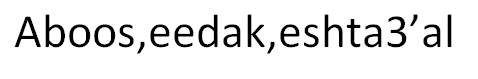
//> input picture scrn2.png, 478 x 79 px
$ ./main scrn2.png   (built with g++ and OpenCV 4)
//> lines starting //> are read from the running program, lines starting //| are printed output that depends on the picture; after the words box and inside, x2 and y2 are one past the last pixel; in counts of white or black regions, pixels touching at a corner belong together; pictures that were not available may be replaced by others from this repository, and a replacement may not be noted
### CCL_code.h
#ifndef CCL_H
#define CLL_H

#include <opencv2/opencv.hpp>

#define FORE_THRESH 100
#define NEAR_BLOB   30

struct Blob{
    int minY, maxY,
    minX, maxX;
    int blob_number;
    int size;
	bool operator < (const Blob& x){
		return (minX < x.minX);
	}
	int height(){
		return maxY - minY;
	}
	int width(){
		return maxX - minX;
	}
	int average(){
		return (minX + maxX)/2;
	}
}myBlob;

// [4 lines left out: function printImg, not called in this run]

int mod(int x, int k){
    int temp = x%k;
    if(temp < 0) temp = x + k;

    return temp;
}

void smoothTran(const cv::Mat &image, cv::Mat& result){

    std::cout << "=>Smoothing Image...";
    int x = image.rows;
    int y = image.cols;
    float pixel = 0;

    result = image;

    const int kx = 3, ky = 3;
    float kernel[kx][ky] = {
        {1/9.0, 1/9.0, 1/9.0},
        {1/9.0, 1/9.0, 1/9.0},
        {1/9.0, 1/9.0, 1/9.0},
    }; //blur image using average filter 3x3

    //the use of mod is to not go out of bound
    for(int i = 0; i < x; i++){
        for(int j = 0; j < y; j++){
            for(int i2 = - 1; i2 <= kx/2; i2++){
                for(int j2 = - 1; j2 <= ky/2; j2++){
                    pixel += float(image.at<uchar>(mod(i + i2, x - 1), mod(j + j2, y - 1))) * kernel[i2 + 1][j2 + 1];
                }
            }
            result.at<uchar>(i, j) = pixel;
            pixel = 0;
        }
    }
    std::cout << "Done!\n";
}

void doBinary(cv::Mat &image){
    std::cout << "=>Converting Image to binary...";
    for(int i = 0; i < image.rows; i++){
        for(int j = 0; j < image.cols; j++){
            uchar *pixel = &image.at<uchar>(i, j);
            if(*pixel < FORE_THRESH) *pixel = 255;
            else *pixel = 0;
        }
    }
	std::cout << "Done!\n";
}

void updateAccum(int a, int b, int x, int y, std::vector<std::vector<int>>& vec){
    for(int i = 0; i < vec.size(); i++){
        for(int j = 0; j < vec[i].size(); j++){
            if(vec[i][j] == b) vec[i][j] = a;
        }
    }
}

void CCL(const cv::Mat& image, std::vector<std::vector<int>>& accum){

    std::cout << "=>Doing CCL...";

    int blobCount = 0;

    accum.resize(image.rows);
    for(int i = 0; i < accum.size(); i++){
        accum[i].resize(image.cols);
    }

    for(int i = 0; i < accum.size(); i++){
        for(int j = 0; j < accum[i].size(); j++)
            accum[i][j] = 0;
    }

    for(int i = 1; i < image.rows; i++){
        for(int j = 1; j < image.cols; j++){
            uchar pixel_current = image.at<uchar>(i, j);
            if(pixel_current == 0) continue;

            uchar pixel_left = image.at<uchar>(i - 1,j), pixel_up = image.at<uchar>(i, j - 1);

            //case no surrounding foreground
            if(pixel_left != 0)
                accum[i][j] = accum[i - 1][j];
            if(pixel_up != 0){
                if(accum[i][j] != 0){
                    int min = std::min(accum[i-1][j], accum[i][j-1]);
                    int max = std::max(accum[i-1][j], accum[i][j-1]);
                    accum[i][j] = min;
                    if(min != max){
                        //updateEquiTable(min, max, equiTable);
                        updateAccum(min, max, i, j, accum);
                    }
                }else{
                    accum[i][j] = accum[i][j - 1];
                }
            }
            if(accum[i][j] == 0){ //still not assigned, so create new blob.
                blobCount++;
                /*std::vector<int> blob_number;
                blob_number.push_back(blobCount);
                equiTable.push_back(blob_number);*/
                accum[i][j] = blobCount;
            }
        }
    }
    std::cout << "Done!\n";
}

int checkBlob(int a, const std::vector<Blob>& vec){
    for(int i = 0; i < vec.size(); i++){
        if(a == vec[i].blob_number) return i;
    }
    return - 1;
}

int createBlobs(const std::vector<std::vector<int>>& accum, std::vector<Blob>& vecBlobs){
    //bool flag = false;
    std::cout << "=>Creating Blobs...";
    int blobCount = 0;
    Blob blob;
    for(int i = 0; i < accum.size(); i++){
        for(int j = 0; j < accum[i].size(); j++){
            if(accum[i][j] == 0) continue;

            int exist = checkBlob(accum[i][j], vecBlobs);
            if(exist == - 1){
                blob.blob_number = accum[i][j];

                blob.minY = i;
                blob.maxY = i;
                blob.minX = j;
                blob.maxX = j;

                //std::cout << "First Point: " << cv::Point(j, i) << '\t';

                blob.size = 1;
                vecBlobs.push_back(blob);
                blobCount++;
            }else{
                if(vecBlobs[exist].minX > j){
                    vecBlobs[exist].minX = j;
                    //std::cout << "y_minX: " << cv::Point(j, i) << '\t';
                }
                if(vecBlobs[exist].maxX < j){
                    vecBlobs[exist].maxX = j;
                    //std::cout << "y_maxX: " << cv::Point(j, i) << '\t';
                }
                if(vecBlobs[exist].minY > i){
                    vecBlobs[exist].minY = i;
                    //std::cout << "x_minY: " << cv::Point(j, i) << '\t';
                }
                if(vecBlobs[exist].maxY < i){
                    vecBlobs[exist].maxY = i;
                    //std::cout << "x_maxY: " << cv::Point(j, i) << '\t';
                }
                //vecBlobs[exist].endPoint = cv::Point(j, i);
                vecBlobs[exist].size += 1;
            }
        }
    }
    std::cout << " Blob Count: " << blobCount << " Done!\n";
    return blobCount;
}

void createLetters(const std::vector<std::vector<int>>& accum, const std::vector<Blob>& vecBlobs, std::vector<cv::Mat>& letters){
	std::cout << "=>Filing the letters vector...";
    for(int i = 0; i < vecBlobs.size(); i++){
        int w_min, l_min, w_max, l_max;
        int l, w;

        l_min = vecBlobs[i].minY;
        l_max = vecBlobs[i].maxY;
        w_min = vecBlobs[i].minX;
        w_max = vecBlobs[i].maxX;
        l = l_max - l_min + 1;
        w = w_max - w_min + 1;

        cv::Mat temp(l, w, CV_LOAD_IMAGE_GRAYSCALE);
        for(int j = 0; j < l; j++){
            for(int k = 0; k < w; k++){

                int z = accum[j + l_min][k + w_min];
                if( z > 0)
                    temp.at<uchar>(j, k) = 0;
                else
                    temp.at<uchar>(j, k) = 255;
            }
        }
        letters.push_back(temp);
    }
	std::cout << "Done!\n";
}

int drawRect(cv::Mat& image, std::vector<Blob>& b){
    //bool flag = false;
    std::cout << "=>Finding Corners...";
	int maxHeight = 0;
    // [10 lines of commented-out code are left out]

	for(int i = 0; i < b.size(); i++){
        // [4 lines of commented-out code are left out]

        cv::rectangle(image, cv::Point(b[i].minX, b[i].minY), cv::Point(b[i].maxX, b[i].maxY), cv::Scalar(0, 0, 255));
    }

    std::cout << "Done!\n";
    return maxHeight;
}

void mergeBlobs(std::vector<Blob>& blobs){
	for(int i = 0; i < blobs.size() - 1; i++){
		int av = blobs[i].average();
		for(int j= 0; j<blobs.size(); j++)
			if(j != i)
				if((blobs[i].minX >= blobs[j].minX && blobs[i].minX <= blobs[j].maxX)
						|| (blobs[i].maxX >= blobs[j].minX && blobs[i].maxX < blobs[j].maxX)
						|| av > blobs[j].minX && av < blobs[j].maxX)
					if(blobs[i].minY < blobs[j].minY){			//current blob over next one
						if(abs(blobs[i].maxY - blobs[j].minY) <= NEAR_BLOB){			//blobs are close enough
							blobs[i].maxY = blobs[j].maxY;
							if(blobs[j].minX < blobs[i].minX)
								blobs[i].minX = blobs[j].minX;
							if(blobs[j].maxX > blobs[i].maxX)
								blobs[i].maxX = blobs[j].maxX;
							blobs.erase(blobs.begin() + j);
							break;
						}
					}
					else{
						if(abs(blobs[i].minY - blobs[j].maxY) <= NEAR_BLOB){			//blobs are close enough
							blobs[i].minY = blobs[j].minY;
							if(blobs[j].minX < blobs[i].minX)
								blobs[i].minX = blobs[j].minX;
							if(blobs[j].maxX > blobs[i].maxX)
								blobs[i].maxX = blobs[j].maxX;
							blobs.erase(blobs.begin() + j);
							break;
						}
					}
	}
}

#endif

### main.cpp
//
//  main.cpp
//  Vision_project
//
//  Created by Mahmoud Khodary on 12/1/15.
//  Copyright (c) 2015 Mahmoud Khodary. All rights reserved.
//

#include <iostream>
#include <fstream>
#include "CCL_code.h"
#include <vector>

#define LINE_THRESH 50

using namespace std;

struct Font{
	string name;
	int ch_count;
};

struct bvec{
	vector<Blob> v;
	bool operator < (const bvec& x){
		return (v[0].minY < x.v[0].minY);
	}
};

vector<cv::Mat> visionize(cv::Mat, bool, string, int);
int matchWindows(cv::Mat&, cv::Mat&);
void matchLetters(vector<cv::Mat>&, vector<cv::Mat>&, string&, int);
int minIndex(int[], int);
void init_templates(vector<cv::Mat>&, string, int);
void read_from_file(string, vector<Font>&);
void write_to_file(string, vector<Font>&);

void sortLines(vector<Blob>& blobs){
	vector<bvec> sorted;
	for(int i=0; i<blobs.size(); i++){

		int liny = blobs[i].maxY;
		bvec line_vec;						//the vector which has all objects on the same line
		line_vec.v.push_back(blobs[i]);
		blobs.erase(blobs.begin() + i);
		i--;

		for(int j=0; j<blobs.size(); j++){			//removes blobs in the same line from the blobs vector and inserts them in the line vec
			if(abs(blobs[j].maxY - liny) <= LINE_THRESH){
				line_vec.v.push_back(blobs[j]);
				blobs.erase(blobs.begin()+j);
				j--;
			}
		}

		sort(line_vec.v.begin(), line_vec.v.end());
		//for(int j=0; j<line_vec.size(); j++)
			//sorted.push_back(line_vec[j]);
		sorted.push_back(line_vec);

	}
	vector<Blob> results;
	sort(sorted.begin(), sorted.end());
	for(int i=0; i<sorted.size(); i++){
		for(int j=0; j<sorted[i].v.size(); j++){
			results.push_back(sorted[i].v[j]);
		}
	}
	blobs = results;
}

int main(int argc, const char * argv[]) {

	vector<cv::Mat> letters;
	vector<cv::Mat> templates;
	vector<Font> fonts;
	cv::Mat imColor;
	string result;

	if( argc != 2)
    {
		cout <<" No image argument is given to the program" << endl;
		system("pause");
		return -1;
	}
    cout << "Program has started!\n";

	imColor = cv::imread(argv[1], CV_LOAD_IMAGE_COLOR);
//> imColor is the input picture: 79 rows x 478 cols, CV_8UC3; min 0, max 255, mean 230.9

	if(! imColor.data )                              // Check for invalid input
    {
        cout <<  "Could not open or find the image" << std::endl ;
		system("pause");
        return -1;
    }

	cout << "Please choose one of the following options:\n"<<
			"1. Carry out OCR using one of the existing fonts\n"<<
			"2. Import a new font for OCR\n";

	int choice;
	cin >> choice;
//> the answer given: 4
	bool import = choice-1;

	read_from_file("templates/Fonts.txt", fonts);
	string templates_dir;

	if(import){
		cout << "Please enter the name of the new font:\n";
		string input;
		cin >> input;
//> the answer given: scrn3.png
		templates_dir = "templates/" + input;

		Font temp;
		temp.name = input;
		temp.ch_count = 0;

		for(int i=0; i<3; i++){
			string samples[3] = {"templates/ASCII_1.png", "templates/ASCII_2.png", "templates/ASCII_3.png"};
			imColor = cv::imread(samples[i], CV_LOAD_IMAGE_COLOR);

			if(! imColor.data )                              // Check for invalid input
			{
				cout <<  "Could not open or find the image" << std::endl ;
				system("pause");
				return -1;
			}
			letters = visionize(imColor, import, templates_dir, temp.ch_count);				//save image templates in their designated folder
//> after the loop in smoothTran, `for(int i = 0; i < x; i++)`:
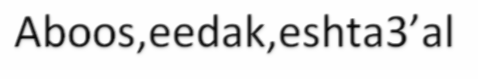
//> result: 79 rows x 478 cols, CV_8UC1; min 5, max 254, mean 229.9
//> after the loop in smoothTran, `for(int i = 0; i < x; i++)`: pixel = 0
//> after the loop in doBinary, `for(int i = 0; i < image.rows; i++)`:
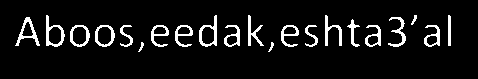
//> image: 79 rows x 478 cols, CV_8UC1; 7.6% white; 21 white regions, largest, box (x1, y1, x2, y2) and area: (46, 15, 65, 47) 209, (15, 17, 40, 46) 208, (199, 15, 217, 47) 205
//> in CCL, `accum.resize(image.rows);`: accum = 79 items
//> the loop in CCL, `for(int i = 0; i < accum.size(); i++)` made 79 passes
//> the loop in CCL, `for(int i = 1; i < image.rows; i++)` made 78 passes
//> blobCount on passes 1 to 12: 0, 0, 0, 0, 0, 0, 0, 0, 0, 0, 0, 0
//> after the loop in CCL, `for(int i = 1; i < image.rows; i++)`: blobCount = 160
//> in visionize, `CCL(imBinary, accum);`: accum = 79 items
//> the loop in createBlobs, `for(int i = 0; i < accum.size(); i++)` made 79 passes
//> after the loop in createBlobs, `for(int i = 0; i < accum.size(); i++)`: vecBlobs = 21 items; blobCount = 21
//|  Blob Count: 21 Done!
//> in visionize, `createBlobs(accum, vecBlobs);`: vecBlobs = 21 items
//> the loop in mergeBlobs, `for(int i = 0; i < blobs.size() - 1; i++)` made 20 passes
//> av on passes 1 to 12: 55, 207, 255, 333, 413, 449, 27, 396, 353, 79, 104, 126
//> the loop in sortLines, `for(int i=0; i<blobs.size(); i++)` made 1 pass
//> liny on pass 1: 46
//> after the loop in sortLines, `for(int i=0; i<blobs.size(); i++)`: blobs = 0 items
//> the loop in drawRect, `for(int i = 0; i < b.size(); i++)` made 21 passes
//> after the loop in drawRect, `for(int i = 0; i < b.size(); i++)`:
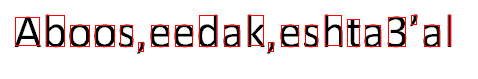
//> image: 79 rows x 478 cols, CV_8UC3; 4.06% of pixels changed, all inside (x1, y1, x2, y2) = (15, 15, 451, 52)
//> the loop in createLetters, `for(int i = 0; i < vecBlobs.size(); i++)` made 21 passes
//> (l_min, l_max, w_min, w_max, l, w) on passes 1 to 12: (17, 45, 15, 39, 29, 25), (15, 46, 46, 64, 32, 19), (25, 46, 70, 89, 22, 20), (25, 46, 95, 114, 22, 20), (25, 46, 120, 132, 22, 13), (42, 51, 138, 143, 10, 6), (25, 46, 151, 168, 22, 18), (25, 46, 175, 192, 22, 18), (15, 46, 199, 216, 32, 18), (25, 46, 224, 239, 22, 16), (15, 45, 248, 263, 31, 16), (42, 51, 268, 273, 10, 6)
//> in visionize, `createLetters(accum, vecBlobs, letters);`:
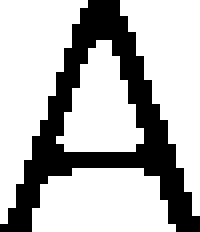
//> letters[0]: 29 rows x 25 cols, CV_8UC1 (shown 8 times larger); 71.3% white; 1 black region, box (x1, y1, x2, y2) and area: (0, 0, 25, 29) 208
//> in visionize, `createLetters(accum, vecBlobs, letters);`:
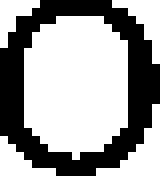
//> letters[2]: 22 rows x 20 cols, CV_8UC1 (shown 8 times larger); 62.5% white; 1 black region, box (x1, y1, x2, y2) and area: (0, 0, 20, 22) 165
//> the loop in visionize, `for(int i = 0; i < letters.size(); i++)` made 21 passes
			temp.ch_count += letters.size();
//> temp.ch_count = 21
		}
//> pass 2 of the loop `for(int i=0; i<3; i++)`:
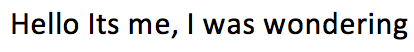
//> input picture scrn3.png, 414 x 52 px, given in place of ASCII_2.png, which was not available
//> imColor is the input picture: 52 rows x 414 cols, CV_8UC3; mean B, G, R 225.7, 225.5, 225.6
//> imGrayscale: 52 rows x 414 cols, CV_8UC1
//> after the loop in doBinary (call 2), `for(int i = 0; i < image.rows; i++)`:
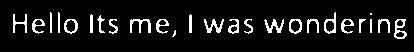
//> image: 52 rows x 414 cols, CV_8UC1; 8.5% white in thin lines or dots, all inside (x1, y1, x2, y2) = (13, 12, 407, 39)
//> the loop in CCL (call 2), `for(int i = 0; i < accum.size(); i++)` made 52 passes
//> the loop in CCL (call 2), `for(int i = 1; i < image.rows; i++)` made 51 passes
//> the loop in createBlobs (call 2), `for(int i = 0; i < accum.size(); i++)` made 52 passes
//|  Blob Count: 25 Done!
//> the loop in mergeBlobs (call 2), `for(int i = 0; i < blobs.size() - 1; i++)` made 23 passes
//> av on passes 1 to 8: 50, 58, 329, 370, 19, 91, 190, 100
//> the loop in sortLines (call 2), `for(int i=0; i<blobs.size(); i++)` made 1 pass
//> liny on pass 1: 32
//> the loop in drawRect (call 2), `for(int i = 0; i < b.size(); i++)` made 24 passes
//> after the loop in drawRect (call 2), `for(int i = 0; i < b.size(); i++)`:
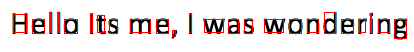
//> image: 52 rows x 414 cols, CV_8UC3; 5.5% of pixels changed, all inside (x1, y1, x2, y2) = (13, 12, 407, 39)
//> the loop in createLetters (call 2), `for(int i = 0; i < vecBlobs.size(); i++)` made 24 passes
//> (l_min, l_max, w_min, w_max, l, w) on passes 1 to 8: (14, 32, 13, 26, 19, 14), (19, 33, 32, 44, 15, 13), (12, 32, 50, 51, 21, 2), (12, 32, 58, 59, 21, 2), (19, 33, 64, 77, 15, 14), (14, 32, 90, 92, 19, 3), (15, 32, 97, 104, 18, 8), (19, 33, 109, 117, 15, 9)
//> the loop in visionize (call 2), `for(int i = 0; i < letters.size(); i++)` made 24 passes
//> temp.ch_count = 45

		fonts.push_back(temp);
		write_to_file("templates/Fonts.txt", fonts);
	}
	else{
		if(fonts.size() == 0)
			cout << "no fonts are imported for carrying our OCR!\n";
		else{
			cout << "Please select one of the existing fonts templates for performing OCR\n";
			for(int i=0; i<fonts.size(); i++)
				cout << i+1 << ". " << fonts[i].name << endl;
			int sel;
			cin >> sel;
			int font_chars = fonts[sel-1].ch_count;

			//Initialize templates
			templates_dir = "templates/" + fonts[sel-1].name;
			init_templates(templates, templates_dir, font_chars);

			//Read letters
			letters = visionize(imColor, import, "", 0);							//load letters and save their images in their folder

			//Match letters to templates
			matchLetters(letters, templates, result, font_chars);
			cout << "\nThe program reads:\n" << result << endl;
		}
	}
	system("pause");
    return 0;
}

vector<cv::Mat> visionize(cv::Mat imColor, bool import, string outloc, int offset){

	cv::Mat imGrayscale, imBinary;
	vector<std::vector<int>> accum;
    vector<cv::Mat> letters;
    vector<Blob> vecBlobs;

	//converting to grayscale and smoothing
	cv::cvtColor( imColor, imGrayscale, CV_BGR2GRAY );
	cv::Mat imTester = imGrayscale.clone();
    smoothTran(imGrayscale, imBinary);
    doBinary(imBinary);

	//--------------------------------------------------------------------------------------------------------------------
	//CCL algorithm
    CCL(imBinary, accum);
	createBlobs(accum, vecBlobs);
	//sort(vecBlobs.begin(), vecBlobs.end());
	mergeBlobs(vecBlobs);
	sortLines(vecBlobs);
    drawRect(imColor, vecBlobs);
	createLetters(accum, vecBlobs, letters);
	string dir;
	if(import)
		dir = outloc;
	else
		dir = "letters";
	for(int i = 0; i < letters.size(); i++){				//write the found letters to files for testing and debugging
		cv::imwrite(dir+"/_" + std::to_string(offset+i) + ".png", letters[i]);
		//printImg(templates[30], "_" + std::to_string(1));
    }
	cv::imwrite("out.png", imBinary);
    cv::imwrite("outletters.png", imColor);
	return letters;
}

// [63 lines left out: functions matchLetters, matchWindows, minIndex, init_templates, not called in this run]

void read_from_file(string fname, vector<Font>& ar){
	ifstream infile;
	infile.open(fname);

	if(!infile.fail()){
		while(!infile.eof()){
			Font temp;
			infile >> temp.name;
			infile >> temp.ch_count;
			if(temp.name != "")
				ar.push_back(temp);
		}
	}
}

void write_to_file(string fname, vector<Font>& ar){
	ofstream outfile;
	outfile.open(fname);

	if(!outfile.fail()){
		for(int i=0; i<ar.size(); i++){
			if(i!=0)
				outfile << endl;
			outfile << ar[i].name << '\t' << ar[i].ch_count;
		}
	}
}
